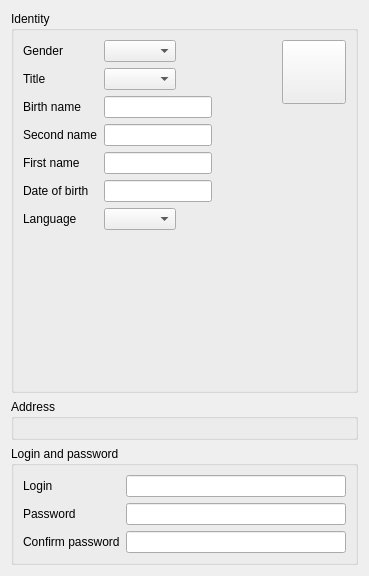
<?xml version="1.0" encoding="UTF-8"?>
<ui version="4.0">
 <class>Identity::Internal::IdentityWidget</class>
 <widget class="QWidget" name="Identity::Internal::IdentityWidget">
  <property name="geometry">
   <rect>
    <x>0</x>
    <y>0</y>
    <width>369</width>
    <height>576</height>
   </rect>
  </property>
  <property name="windowTitle">
   <string>Form</string>
  </property>
  <layout class="QGridLayout" name="gridLayout_3">
   <item row="0" column="0">
    <widget class="QGroupBox" name="editIdentityGroup">
     <property name="title">
      <string>Identity</string>
     </property>
     <layout class="QHBoxLayout" name="horizontalLayout">
      <item>
       <layout class="QFormLayout" name="formLayout_2">
        <property name="fieldGrowthPolicy">
         <enum>QFormLayout::FieldsStayAtSizeHint</enum>
        </property>
        <item row="1" column="0">
         <widget class="QLabel" name="titleLabel">
          <property name="text">
           <string>Title</string>
          </property>
          <property name="buddy">
           <cstring>titleCombo</cstring>
          </property>
         </widget>
        </item>
        <item row="1" column="1">
         <widget class="QComboBox" name="titleCombo">
          <property name="sizePolicy">
           <sizepolicy hsizetype="Expanding" vsizetype="Fixed">
            <horstretch>0</horstretch>
            <verstretch>0</verstretch>
           </sizepolicy>
          </property>
         </widget>
        </item>
        <item row="2" column="0">
         <widget class="QLabel" name="birthNameLabel">
          <property name="text">
           <string>Birth name</string>
          </property>
          <property name="buddy">
           <cstring>birthName</cstring>
          </property>
         </widget>
        </item>
        <item row="2" column="1">
         <widget class="QLineEdit" name="birthName"/>
        </item>
        <item row="3" column="0">
         <widget class="QLabel" name="secondNameLabel">
          <property name="text">
           <string>Second name</string>
          </property>
          <property name="buddy">
           <cstring>secondName</cstring>
          </property>
         </widget>
        </item>
        <item row="3" column="1">
         <widget class="QLineEdit" name="secondName"/>
        </item>
        <item row="4" column="0">
         <widget class="QLabel" name="firstnameLabel">
          <property name="text">
           <string>First name</string>
          </property>
          <property name="buddy">
           <cstring>firstname</cstring>
          </property>
         </widget>
        </item>
        <item row="4" column="1">
         <widget class="QLineEdit" name="firstname"/>
        </item>
        <item row="7" column="0">
         <widget class="QLabel" name="dobLabel">
          <property name="text">
           <string>Date of birth</string>
          </property>
          <property name="buddy">
           <cstring>dob</cstring>
          </property>
         </widget>
        </item>
        <item row="7" column="1">
         <widget class="Utils::BirthDayEdit" name="dob"/>
        </item>
        <item row="0" column="1">
         <widget class="QComboBox" name="genderCombo">
          <property name="sizePolicy">
           <sizepolicy hsizetype="Expanding" vsizetype="Fixed">
            <horstretch>0</horstretch>
            <verstretch>0</verstretch>
           </sizepolicy>
          </property>
         </widget>
        </item>
        <item row="0" column="0">
         <widget class="QLabel" name="genderLabel">
          <property name="text">
           <string>Gender</string>
          </property>
          <property name="buddy">
           <cstring>genderCombo</cstring>
          </property>
         </widget>
        </item>
        <item row="8" column="0">
         <widget class="QLabel" name="languageLabel">
          <property name="text">
           <string>Language</string>
          </property>
         </widget>
        </item>
        <item row="8" column="1">
         <widget class="Utils::LanguageComboBox" name="language"/>
        </item>
       </layout>
      </item>
      <item>
       <layout class="QVBoxLayout" name="verticalLayout">
        <item>
         <widget class="Identity::Internal::ThemedGenderButton" name="photoButton">
          <property name="sizePolicy">
           <sizepolicy hsizetype="Fixed" vsizetype="Fixed">
            <horstretch>0</horstretch>
            <verstretch>0</verstretch>
           </sizepolicy>
          </property>
          <property name="minimumSize">
           <size>
            <width>64</width>
            <height>64</height>
           </size>
          </property>
          <property name="maximumSize">
           <size>
            <width>64</width>
            <height>64</height>
           </size>
          </property>
          <property name="focusPolicy">
           <enum>Qt::ClickFocus</enum>
          </property>
          <property name="toolTip">
           <string>Click to add/change the photo</string>
          </property>
          <property name="text">
           <string/>
          </property>
          <property name="iconSize">
           <size>
            <width>50</width>
            <height>50</height>
           </size>
          </property>
          <property name="popupMode">
           <enum>QToolButton::InstantPopup</enum>
          </property>
         </widget>
        </item>
        <item>
         <spacer name="verticalSpacer_2">
          <property name="orientation">
           <enum>Qt::Vertical</enum>
          </property>
          <property name="sizeHint" stdset="0">
           <size>
            <width>20</width>
            <height>40</height>
           </size>
          </property>
         </spacer>
        </item>
       </layout>
      </item>
     </layout>
    </widget>
   </item>
   <item row="1" column="0">
    <widget class="QGroupBox" name="editAdressGroup">
     <property name="title">
      <string>Address</string>
     </property>
     <layout class="QFormLayout" name="formLayout">
      <property name="fieldGrowthPolicy">
       <enum>QFormLayout::ExpandingFieldsGrow</enum>
      </property>
      <item row="0" column="0" colspan="2">
       <widget class="ZipCodes::ZipCodesWidget" name="zipcodesWidget" native="true"/>
      </item>
     </layout>
    </widget>
   </item>
   <item row="2" column="0">
    <widget class="QGroupBox" name="loginGroup">
     <property name="title">
      <string>Login and password</string>
     </property>
     <layout class="QFormLayout" name="formLayout_3">
      <item row="0" column="0">
       <widget class="QLabel" name="loginLabel">
        <property name="text">
         <string>Login</string>
        </property>
       </widget>
      </item>
      <item row="1" column="0">
       <widget class="QLabel" name="passwordLabel">
        <property name="text">
         <string>Password</string>
        </property>
       </widget>
      </item>
      <item row="2" column="0">
       <widget class="QLabel" name="password2Label">
        <property name="text">
         <string>Confirm password</string>
        </property>
       </widget>
      </item>
      <item row="0" column="1">
       <widget class="Utils::LineEditEchoSwitcher" name="login"/>
      </item>
      <item row="1" column="1">
       <widget class="Utils::LineEditEchoSwitcher" name="password"/>
      </item>
      <item row="2" column="1">
       <widget class="Utils::LineEditEchoSwitcher" name="password2"/>
      </item>
     </layout>
    </widget>
   </item>
  </layout>
 </widget>
 <customwidgets>
  <customwidget>
   <class>Utils::BirthDayEdit</class>
   <extends>QLineEdit</extends>
   <header location="global">utils/widgets/birthdayedit.h</header>
  </customwidget>
  <customwidget>
   <class>ZipCodes::ZipCodesWidget</class>
   <extends>QWidget</extends>
   <header location="global">zipcodesplugin/zipcodeswidget.h</header>
   <container>1</container>
  </customwidget>
  <customwidget>
   <class>Identity::Internal::ThemedGenderButton</class>
   <extends>QToolButton</extends>
   <header location="global">identityplugin/themedgenderbutton.h</header>
  </customwidget>
  <customwidget>
   <class>Utils::LanguageComboBox</class>
   <extends>QComboBox</extends>
   <header location="global">utils/widgets/languagecombobox.h</header>
  </customwidget>
  <customwidget>
   <class>Utils::LineEditEchoSwitcher</class>
   <extends>QLineEdit</extends>
   <header location="global">utils/widgets/lineeditechoswitcher.h</header>
  </customwidget>
 </customwidgets>
 <tabstops>
  <tabstop>titleCombo</tabstop>
  <tabstop>birthName</tabstop>
  <tabstop>secondName</tabstop>
  <tabstop>firstname</tabstop>
  <tabstop>dob</tabstop>
  <tabstop>photoButton</tabstop>
 </tabstops>
 <resources/>
 <connections/>
</ui>
